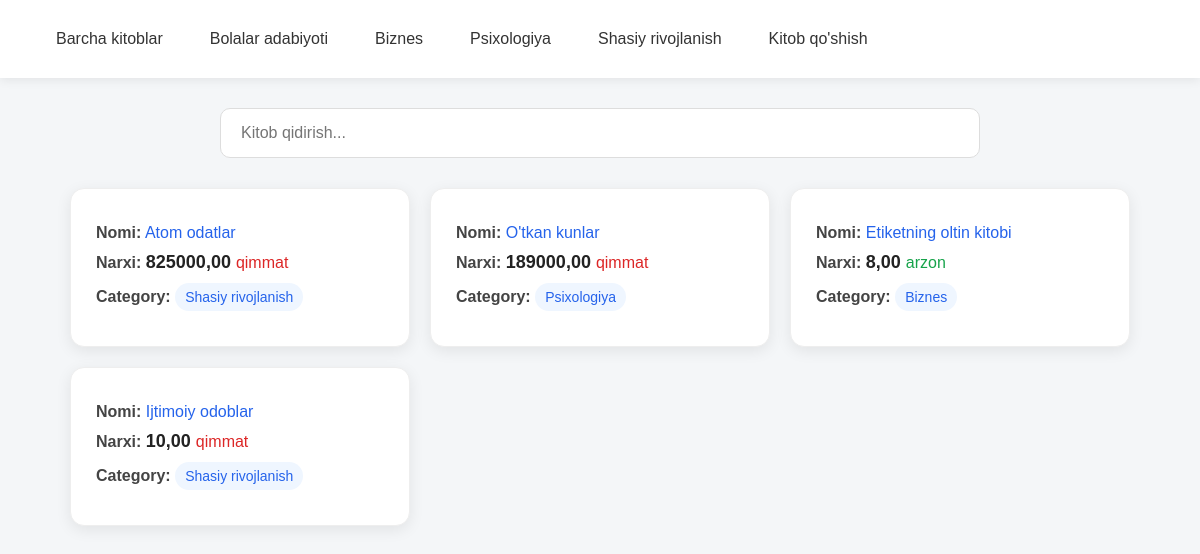
The app's page / (signed in) with its own data.
### main/models.py (models this page shows, shortened)
class Category(models.Model):
    name = models.CharField(max_length=255, unique=True)

class Book(models.Model):
    title = models.CharField(max_length=255)
    introduction = models.TextField(null=True, blank=True)
    price = models.DecimalField(max_digits=10, decimal_places=2)
    image = models.ImageField(upload_to="images/", null=True, blank=True)
    created = models.DateTimeField(auto_now_add=True)
    updated = models.DateTimeField(auto_now=True)
    published = models.BooleanField(default=True)
    category = models.ForeignKey(Category, on_delete=models.CASCADE)

### main/views.py (the view)
# urls.py: path('', index, name='home'),
def index(request):
    books = Book.objects.filter(published=True)
    categories = Category.objects.all()
    context = {
        'books': books,
        'categories': categories
    }
    return render(request, 'main/index.html', context)

### main/templates/main/index.html (shortened to what this page needs)
{% load static %}
<!DOCTYPE html>
<html lang="uz">
<head>
    <link rel="stylesheet" href="{% static 'css/style.css' %}">
</head>
<body>
<nav class="navbar">
    <a href="#"
       class="category-link active"
       data-category="all">
        Barcha kitoblar
    </a>
    {% for category in categories %}
    <a href="{% url 'books_by_category' category.pk %}">
        {{ category.name }}
    </a>
    {% endfor %}
    {% if request.user.is_superuser %}
    <a href="{% url 'add_book' %}">Kitob qo'shish</a>
    {% endif %}
</nav>
<div class="search-box">
    <input
            type="text"
            id="searchInput"
            placeholder="Kitob qidirish..."
    >
</div>
<div class="books-container">
    {% for book in books %}
    <div
            class="book-card"
            data-category="{{ book.category.name }}"
    >
        <ul class="book-info">
            <li class="book-title">
                <b>Nomi:</b>
                <a href="{% url 'detail' book.id %}">
                    {{ book.title }}
                </a>
            </li>
            <li>
                <b>Narxi:</b>
                <span class="price">
                        {{ book.price }}
                    </span>
                {% if book.price >= 10 %}
                <span class="expensive">
                            qimmat
                        </span>
                {% else %}
                <span class="cheap">
                            arzon
                        </span>
                {% endif %}
            </li>
            <li>
                <b>Category:</b>
                <span class="category">
                        {{ book.category.name }}
                    </span>
            </li>
        </ul>
    </div>
    {% endfor %}
</div>
</body>
</html>

### staticfiles/css/style.css (style rules this page uses)
* { margin: 0; padding: 0; box-sizing: border-box; }
body { font-family: Arial, sans-serif; background-color: #f4f6f8; color: #222; }
.navbar { background-color: #ffffff; padding: 20px 40px; display: flex; align-items: center; gap: 15px; flex-wrap: wrap; box-shadow: 0 2px 10px rgba(0, 0, 0, 0.08); position: sticky; top: 0; z-index: 100; }
.navbar a { text-decoration: none; color: #333; padding: 10px 16px; border-radius: 8px; transition: 0.3s; }
.search-box { max-width: 800px; margin: 30px auto 20px; padding: 0 20px; }
.search-box input { width: 100%; padding: 15px 20px; border: 1px solid #ddd; border-radius: 10px; font-size: 16px; outline: none; transition: 0.3s; }
.books-container { max-width: 1100px; margin: 30px auto; padding: 0 20px; display: grid; grid-template-columns: repeat(auto-fit, minmax(280px, 1fr)); gap: 20px; }
.book-card { background-color: white; border-radius: 14px; padding: 25px; box-shadow: 0 4px 15px rgba(0, 0, 0, 0.08); transition: 0.3s; border: 1px solid #eee; }
.book-title { font-size: 21px; margin-bottom: 15px; }
.book-title a { color: #2563eb; text-decoration: none; }
.book-info { list-style: none; }
.book-info li { margin: 10px 0; font-size: 16px; }
.book-info b { color: #444; }
.price { font-size: 18px; font-weight: bold; }
.expensive { color: #dc2626; }
.cheap { color: #16a34a; }
.category { display: inline-block; background-color: #eff6ff; color: #2563eb; padding: 6px 10px; border-radius: 20px; font-size: 14px; }

### records on screen
Category: name "Bolalar adabiyoti"
Category: name "Biznes"
Category: name "Psixologiya"
Category: name "Shasiy rivojlanish"
Book: title "Atom odatlar", price "825000,00", shows "qimmat", category.name "Shasiy rivojlanish"
Book: title "O'tkan kunlar", price "189000,00", shows "qimmat", category.name "Psixologiya"
Book: title "Etiketning oltin kitobi", price "8,00", shows "arzon", category.name "Biznes"
Book: title "Ijtimoiy odoblar", price "10,00", shows "qimmat", category.name "Shasiy rivojlanish"
